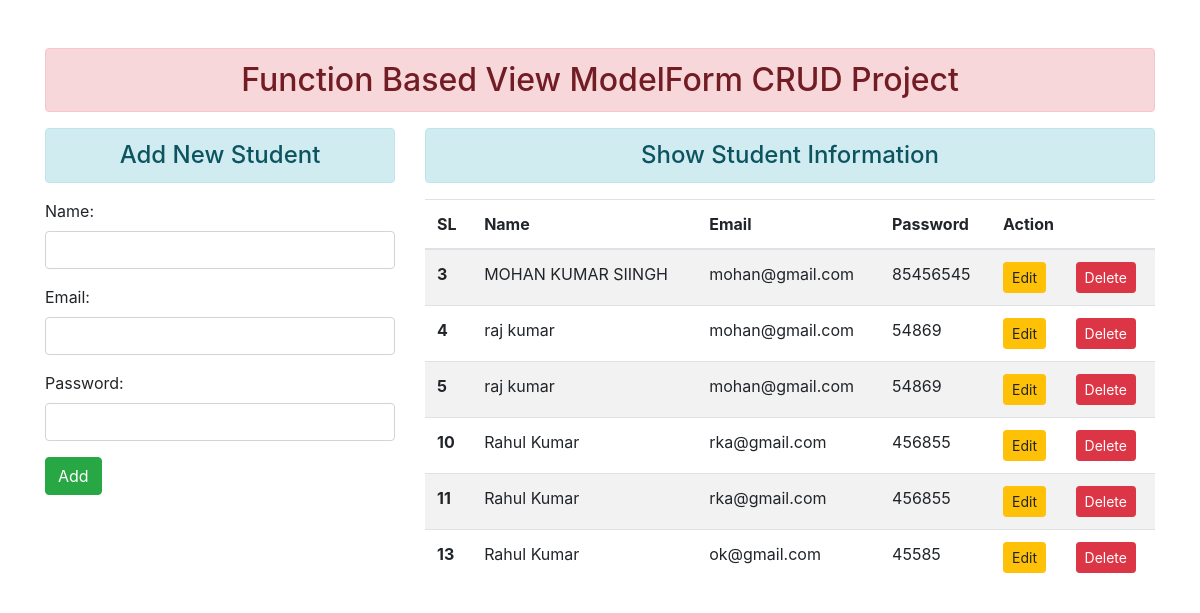
The page / on the database its author committed.
### home/models.py (models this page shows, shortened)
class User(models.Model):
    name = models.CharField(max_length = 70)
    email = models.EmailField(max_length = 100)
    password = models.CharField(max_length = 100)

### home/views.py (the view)
# urls.py: path('',views.add_show, name="addandshow"),
def add_show(request):
    if request.method == 'POST':
        fm = StudentRegistration(request.POST)
        if fm.is_valid():
            nm =fm.cleaned_data['name']
            em =fm.cleaned_data['email']
            pm =fm.cleaned_data['password']
            reg = User(name = nm,email=em,password=pm)
            reg.save()
            fm = StudentRegistration()
    else:
        fm = StudentRegistration()
    stud  = User.objects.all()
    return render(request,'addandshow.html',{'form':fm,'stud':stud})

### home/forms.py
class StudentRegistration(forms.ModelForm):
    class Meta:
        model = User
        fields = ['name','email','password']
        widgets = {
            'name':forms.TextInput(attrs={'class':'form-control'}),
            'email':forms.EmailInput(attrs={'class':'form-control'}),
            'password':forms.PasswordInput(attrs={'class':'form-control'})
        }

### templates/addandshow.html (shortened to what this page needs)
{% extends 'base.html' %}
{% load static %}
{% block body %}
<div class="row">
    <div class="col-sm-4">
        <h4 class="text-center alert alert-info">Add New Student</h4>
        <form action="" method="POST">
            {{form.as_p}}
            <input type="submit" class="btn btn-success" value="Add">
        </form>
    </div>
    <div class="col-sm-8">
        <h4 class="text-center alert alert-info">Show Student Information </h4>
        {% if stud %}
        <table class="table table-striped">
            <thead>
                <tr>
                    <th scope="col">SL</th>
                    <th scope="col">Name</th>
                    <th scope="col">Email</th>
                    <th scope="col">Password</th>
                    <th scope="col" colspan="2">Action</th>
                </tr>
            </thead>
            <tbody>
                {% for stu in stud %}
                <tr>
                    <th scope="row">{{stu.id}}</th>
                    <td>{{stu.name}}</td>
                    <td>{{stu.email}}</td>
                    <td>{{stu.password}}</td>
                    <td>
                        <a href="{% url 'updatedata' stu.id %}" class="btn btn-warning btn-sm">Edit</a>
                    </td>
                    <td>
                        <form action="{% url 'deletedata' stu.id %}" method="post">
                            <input type="submit" class="btn btn-danger btn-sm" value="Delete">
                        </form>
                    </td>
                </tr>
                {% endfor %}
            </tbody>
        </table>
        {% else %}
        <h4 class="text-center alert alert-warning">No Records Founds</h4>
        {% endif %}
    </div>
</div>
{% endblock body %}

### templates/base.html (shortened to what this page needs)
{% load static %}
<!doctype html>
<html lang="en">
<head>
  <link rel="stylesheet" href="https://maxcdn.bootstrapcdn.com/bootstrap/4.0.0/css/bootstrap.min.css"
>
</head>
<body>
  <div class="container mt-5">
    <h2 class="text-center alert alert-danger">Function Based View ModelForm CRUD Project </h2>
    {% block body %}
  {% endblock body %}
  </div>
</body>
</html>

### rows shown on the page
User: id "3", name "MOHAN KUMAR SIINGH", email "mohan@gmail.com", password "85456545"
User: id "4", name "raj kumar", email "mohan@gmail.com", password "54869"
User: id "5", name "raj kumar", email "mohan@gmail.com", password "54869"
User: id "10", name "Rahul Kumar", email "rka@gmail.com", password "456855"
User: id "11", name "Rahul Kumar", email "rka@gmail.com", password "456855"
User: id "13", name "Rahul Kumar", email "ok@gmail.com", password "45585"
